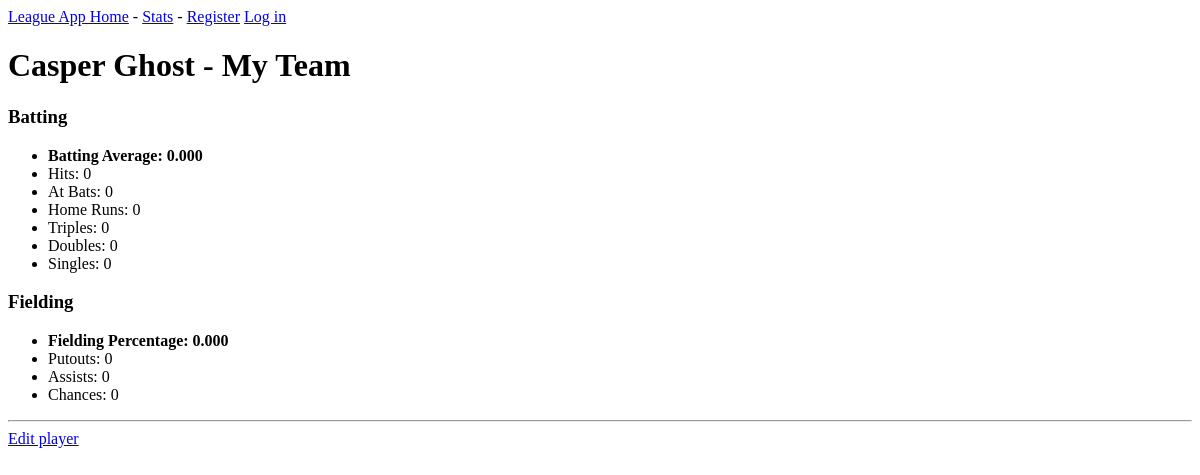
/player/4, run on an earlier commit of the app's database.
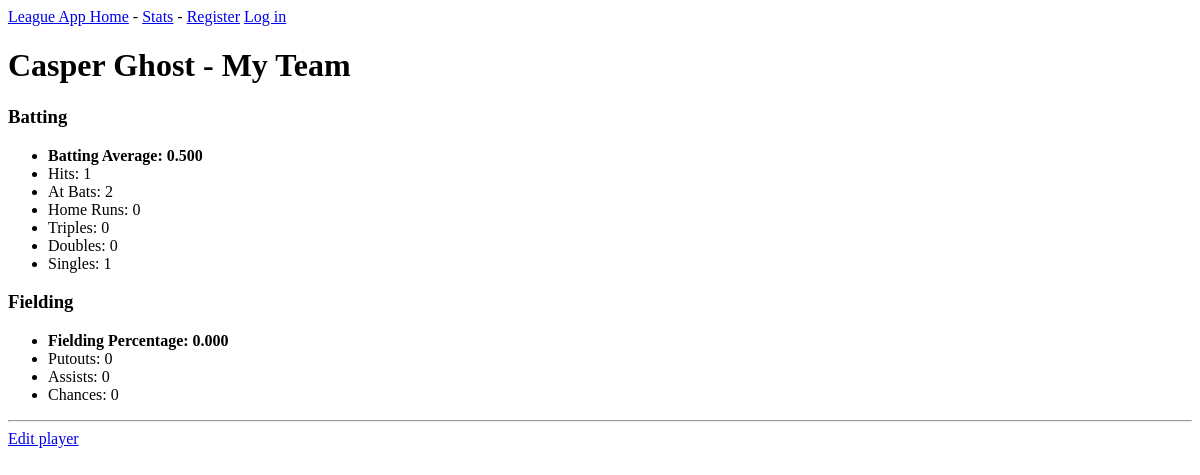
And on a later commit of the database.
### League_App/models.py (models this page shows, shortened)
class Player(models.Model):
    last_name = models.CharField(max_length=200, default=None)
    full_name = models.CharField(max_length=200, default=None)
    owner = models.ForeignKey(User, on_delete=models.CASCADE)
    team = models.ForeignKey(Team, related_name='team', default=None, on_delete=models.CASCADE)
    hits = models.IntegerField(default=0)
    singles = models.IntegerField(default=0)
    doubles = models.IntegerField(default=0)
    triples = models.IntegerField(default=0)
    at_bats = models.IntegerField(default=0)
    home_runs = models.IntegerField(default=0)
    putouts = models.IntegerField(default=0)
    assists = models.IntegerField(default=0)
    chances = models.IntegerField(default=0)
    DisplayFields = ['id', 'full_name', 'batting_average', 'fielding_percentage']
    @property
    def get_batting_average(self):
        if self.at_bats == 0:
            str_avg = "0.000"
        else:
            avg = self.get_hits / self.at_bats
            str_avg = format(avg, "0.3f")
        return str_avg
    @property
    def get_hits(self):
        return self.singles + self.doubles + self.triples + self.home_runs
    @property
    def get_fielding_percentage(self):
        if self.chances == 0:
            str_avg = "0.000"
        else:
            avg = (self.putouts + self.assists) / self.chances
            str_avg = format(avg, "0.3f")
        return str_avg
    class Meta:
        verbose_name_plural = 'players'

class Team(models.Model):
    team_name = models.CharField(max_length=200, default="My Team")
    owner = models.ForeignKey(User, on_delete=models.CASCADE)
    league = models.ForeignKey(League, related_name='league', default=None, on_delete=models.CASCADE)
    wins = models.IntegerField(default=0)
    losses = models.IntegerField(default=0)
    games_played = models.IntegerField(default=0)
    class Meta:
        verbose_name_plural = 'teams'

### League_App/views.py (the view)
# urls.py: path('player/<int:player_id>', views.player, name='player'),
def player(request, player_id):
    player_obj = Player.objects.get(id=player_id)
    player_batting_average = player_obj.get_batting_average
    player_fielding_percent = player_obj.get_fielding_percentage
    context = {'player': player_obj,
               'batting average': player_batting_average,
               'fielding percentage': player_fielding_percent}
    return render(request, 'League_App/player.html', context)

### League_App/templates/League_App/player.html
{% extends "League_App/base.html" %}
{% block content %}
    <h1>{{ player.full_name }} - {{ player.team.team_name }}</h1>
    <h3>Batting</h3>
    <ul>
            <li><b>Batting Average: {{ player.get_batting_average }}</b></li>
            <li>Hits: {{ player.hits }}</li>
            <li>At Bats: {{ player.at_bats }}</li>
            <li>Home Runs: {{ player.home_runs }}</li>
            <li>Triples: {{ player.triples }}</li>
            <li>Doubles: {{ player.doubles }}</li>
            <li>Singles: {{ player.singles }}</li>
    </ul>
    <h3>Fielding</h3>
    <ul>
            <li><b>Fielding Percentage: {{ player.get_fielding_percentage }}</b></li>
            <li>Putouts: {{ player.putouts }}</li>
            <li>Assists: {{ player.assists }}</li>
            <li>Chances: {{ player.chances }}</li>
    </ul>
<hr/>
    <a href="{% url 'League_App:edit_player' player.id%}">Edit player</a>
{%  endblock content %}

### League_App/templates/League_App/base.html
<p>
    <a href="{% url 'League_App:index' %}">League App Home</a> -
    <a href="{% url 'League_App:league' %}">{{ league.league_name }} Stats</a> -
    {% if user.is_authenticated %}
        Hello, {{ user.username }}.
        <a href="{% url 'users:logout' %}">Log out</a>
    {% else %}
        <a href="{% url 'users:register' %}">Register</a>
        <a href="{% url 'users:login' %}">Log in</a>
    {% endif %}
</p>
{% block content %}{% endblock content %}

What changed in the data, as far as the page shows it:
changed Player "Casper Ghost": get_batting_average "0.000" → "0.500"; hits "0" → "1"; at_bats "0" → "2"; singles "0" → "1"
